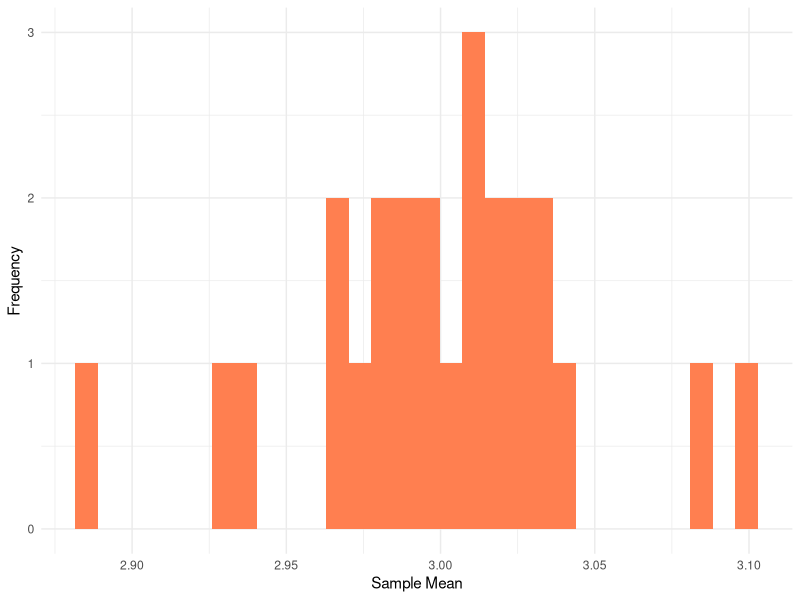

Source code (R):
## ---- chunk 1
library(dplyr)

tibble(
  Sample = c("Dave","Gaby","Evan","Mike",
             "Jeff","Paul","Sean"),
  Mean = c(10,runif(6,1,9))
)
## ---- chunk 2
library(ggplot2)

# Collect 500 Random Samples 25 Times
replicate(
  25,
  runif(500,1,5) |> round(0) 
) |> 
  # Coerce into Dataframe
  data.frame() |> 
  # Calculate mean
  summarise_all(mean) |> 
  tidyr::pivot_longer(
    everything(),
    names_to = "sample",
    values_to = "sample_mean"
  ) |> 
  # Plot
  ggplot(aes(sample_mean)) +
  geom_histogram(
    fill = "coral"
  ) + 
  theme_minimal() + 
  labs(
    x = "Sample Mean",
    y = "Frequency"
  )
  
